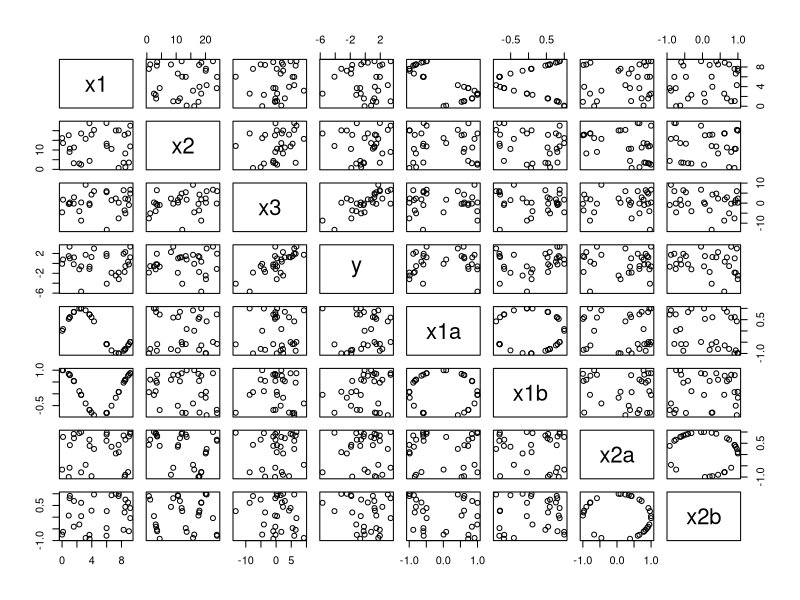
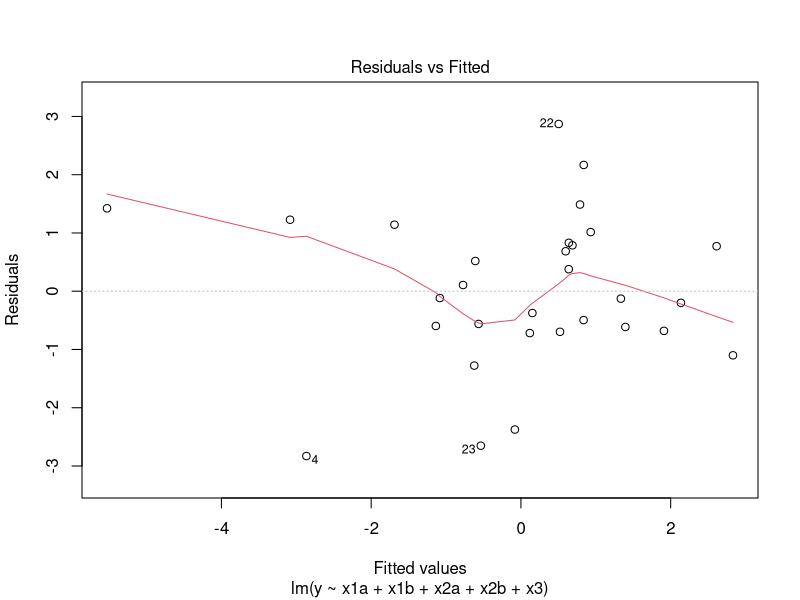

These figures' R source, in order: (Note: this script raises an error after producing the figures.)
library(tidyverse)
library(car)

# Make some fake data I "don't" actually know the relationships of.
df <- data.frame(x1 = runif(30, 0, 10), 
                 x2 = runif(30, 0, 24),
                 x3 = rnorm(30, 0, 5))
df <- df %>% 
  mutate(y = sin(x1/4*2*pi) + 
           cos(x1/5*2*pi) + 
           sin(x2/7*2*pi) + 
           cos(x2*3*2*pi) + 
           x3/4 + 
           rnorm(30, 0, 0.4))

View(df)

# Let's pretend I already know x1 and x2 are cyclical.
df <- df %>% 
  mutate(x1a = sin(x1/10*2*pi), x1b = cos(x1/10*2*pi),
         x2a = sin(x2/10*2*pi), x2b = cos(x2/10*2*pi))

pairs(df)
# There are some clear relationships between y and the other variables.

m1 <- lm(y ~ x1a + x1b + x2a + x2b + x3, data = df)
summary(m1)
plot(m1, which=1)
qqPlot(m1)

pairs(cbind(res = m1$res, df[-c(1,2)]))

m1 <- lm(y ~ x1b + I(x1a^2) + x2a + x2b + x3 + I(x2a^3), data = df)
summary(m1)
plot(m1, which=1)
qqPlot(m1)

pairs(cbind(res = m1$res, df[-c(1,2)]))
